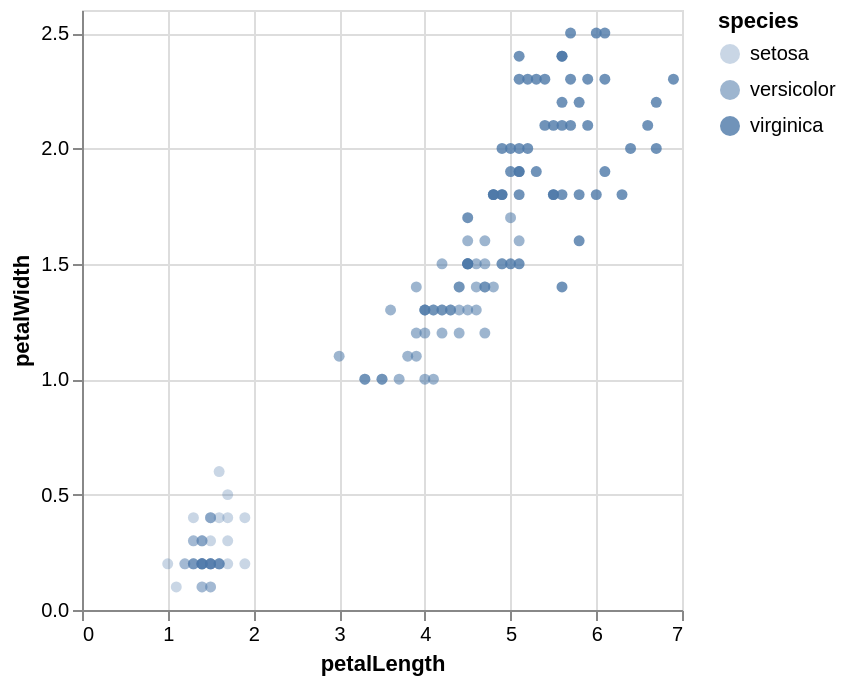

Notebook code for this chart:
### Markdown cell above
### Grammar == consistency

### Code cell
alt.Chart(df).mark_circle().encode(
    x='petalLength',
    y='petalWidth',
    opacity='species'
)

### Figure 1 — Vega-Lite specification as saved in the notebook (floating-point values rounded to 4 significant figures; data arrays with more than 128 entries replaced by an {"elided": "..."} marker saying what was removed)
{"config": {"view": {"continuousWidth": 300, "continuousHeight": 300}}, "data": {"name": "data-5492ad92962bad06c6c3f4c2fd78919a"}, "mark": {"type": "circle"}, "encoding": {"opacity": {"field": "species", "type": "nominal"}, "x": {"field": "petalLength", "type": "quantitative"}, "y": {"field": "petalWidth", "type": "quantitative"}}, "$schema": "https://vega.github.io/schema/vega-lite/v5.20.1.json", "datasets": {"data-5492ad92962bad06c6c3f4c2fd78919a": {"elided": "150 records"}}}
